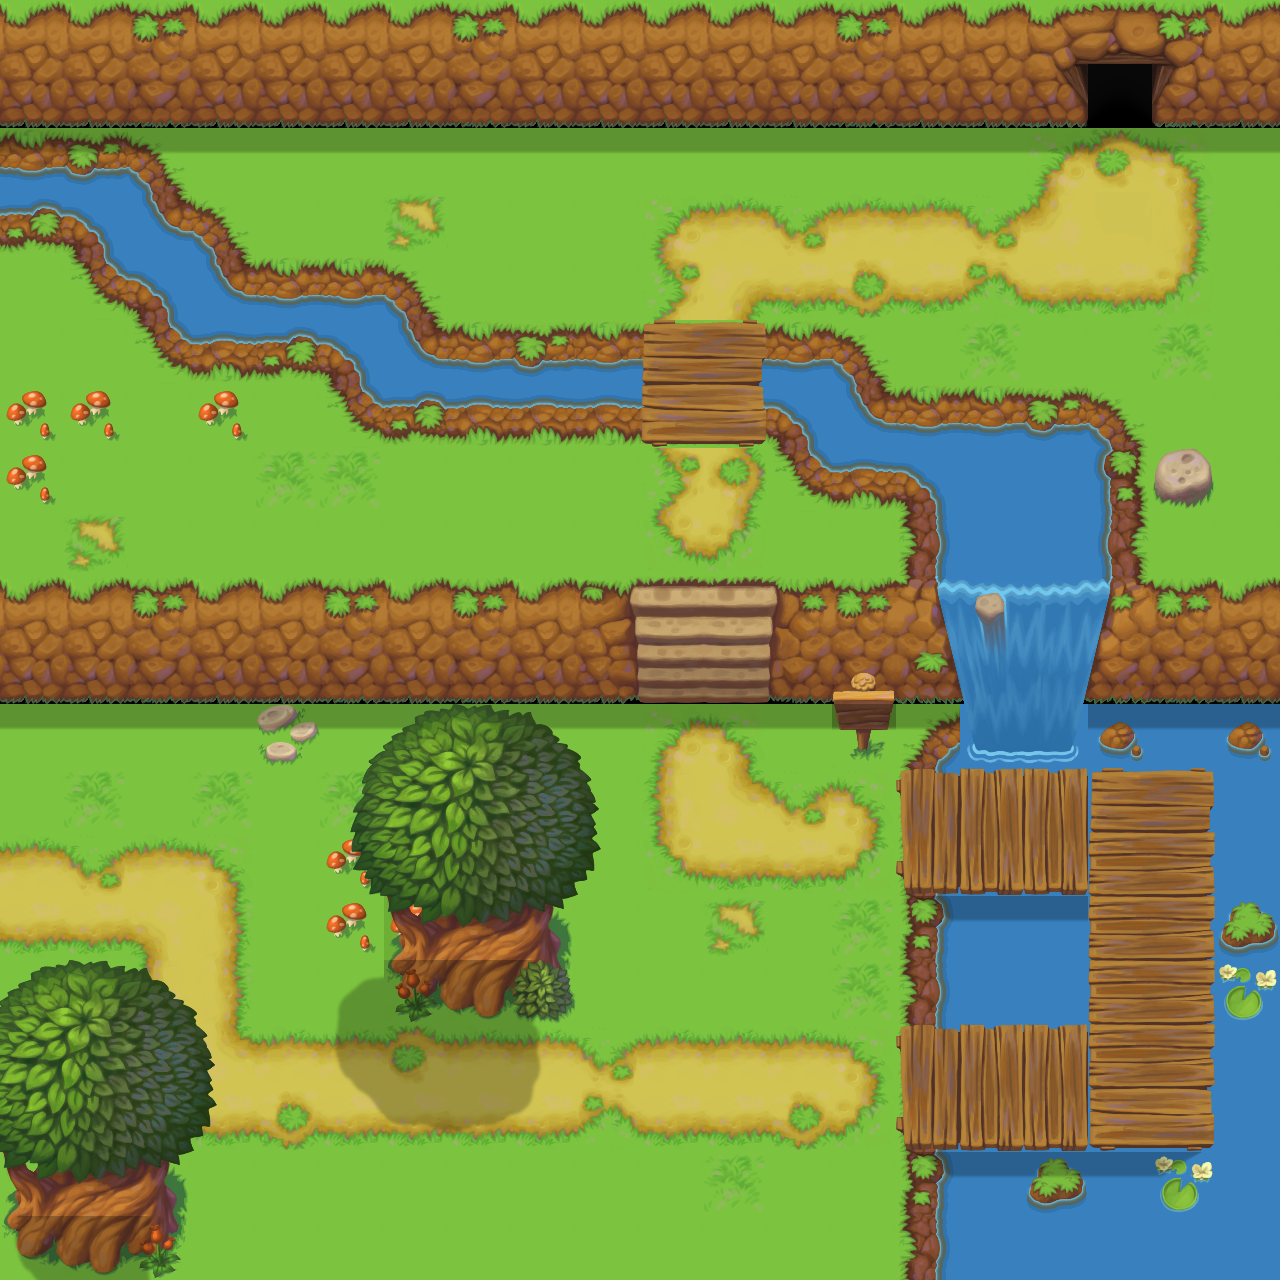

This is a level from a 2D game, rendered from its Tiled map with the project's own tilesets. A one-line summary and the complete map file follow:
An orthogonal 20x20 tile map with 64x64 px tiles, 4 tile layers (Kachelebene 1, deko, mehr deko, schatten), 4 tilesets.

<map version="1.2" tiledversion="1.2.3" orientation="orthogonal" renderorder="right-down" width="20" height="20" tilewidth="64" tileheight="64" infinite="0" nextlayerid="5" nextobjectid="1">
 <tileset firstgid="1" source="Grassland@64x64.tsx" />
 <tileset firstgid="257" source="Water@64x64.tsx" />
 <tileset firstgid="513" source="Waterfall@64x64.tsx" />
 <tileset firstgid="641" source="Shadows@64x64.tsx" />
 <layer id="1" name="Kachelebene 1" width="20" height="20">
  <data encoding="csv">
147,147,148,147,147,147,147,148,147,147,147,147,147,148,147,147,236,237,238,147,
163,163,164,163,163,163,163,164,163,163,163,163,163,164,163,163,252,253,254,163,
124,125,126,18,18,18,18,18,18,18,18,18,18,18,18,18,1,3,5,18,
172,128,143,126,18,18,19,18,18,18,1,2,4,2,2,4,23,51,21,18,
18,171,128,143,124,124,126,18,18,18,17,6,68,67,68,66,68,68,69,18,
18,18,171,173,172,128,143,124,125,124,124,124,141,66,18,20,18,18,20,18,
18,18,18,18,18,171,172,173,173,173,173,173,141,141,141,141,141,18,18,18,
18,18,18,18,20,20,18,18,18,18,17,37,18,18,18,141,141,18,18,18,
18,19,18,18,18,18,18,18,18,18,65,69,18,18,18,141,141,20,18,18,
147,147,148,147,147,148,147,148,147,87,88,88,89,148,565,566,567,568,148,147,
163,163,164,163,163,164,163,164,163,103,104,104,105,164,581,582,583,584,164,163,
18,18,18,18,18,18,18,18,18,18,1,5,18,18,123,141,141,141,141,141,
18,20,18,20,18,20,18,70,70,18,49,0,0,5,139,141,141,141,141,141,
2,2,2,5,18,18,18,18,20,18,65,68,68,68,139,141,141,141,141,141,
68,68,7,21,18,18,70,70,18,18,18,19,18,20,155,141,141,141,141,141,
18,18,49,21,18,18,18,18,18,18,18,18,18,20,139,141,141,141,141,141,
18,18,49,22,2,2,2,2,2,2,2,2,2,5,139,141,141,141,141,141,
18,20,65,68,68,68,68,68,68,68,68,68,68,69,139,141,141,141,141,141,
18,18,18,18,18,18,18,18,18,18,18,20,18,18,155,141,141,141,141,141,
18,18,18,18,18,18,18,18,18,18,18,18,18,18,139,141,141,141,141,141
</data>
 </layer>
 <layer id="2" name="deko" width="20" height="20">
  <data encoding="csv">
0,0,0,0,0,0,0,0,0,0,0,0,0,0,0,0,0,0,0,0,
0,0,0,0,0,0,0,0,0,0,0,0,0,0,0,0,0,0,0,0,
0,0,0,0,0,0,0,0,0,0,0,0,0,0,0,0,0,0,0,0,
0,0,0,0,0,0,0,0,0,0,0,0,0,0,0,0,0,0,0,0,
0,0,0,0,0,0,0,0,0,0,0,0,0,0,0,0,0,0,0,0,
0,0,0,0,0,0,0,0,0,0,75,76,124,126,0,0,0,0,0,0,
35,35,0,35,0,0,0,173,173,173,107,108,128,143,124,124,125,126,0,0,
35,0,0,0,0,0,0,0,0,0,0,0,171,173,128,0,0,158,115,0,
0,0,0,0,0,0,0,0,0,0,0,0,0,0,139,0,0,142,0,0,
0,0,0,0,0,0,0,0,0,0,0,0,0,0,187,188,189,190,0,0,
0,0,0,0,0,0,0,0,0,0,0,0,0,90,203,204,205,206,0,0,
0,0,0,0,34,177,669,669,669,181,0,0,0,669,219,220,221,140,0,140,
0,0,0,0,0,193,194,195,196,197,0,22,4,0,56,57,57,75,76,0,
0,4,0,0,0,35,35,211,212,213,0,0,0,69,72,73,73,91,92,0,
0,0,0,0,0,35,35,227,228,0,0,0,0,0,0,0,0,91,92,156,
178,179,180,181,0,241,242,243,244,0,0,0,0,0,0,0,0,91,92,157,
194,195,196,197,0,0,3,0,0,4,0,0,0,0,56,57,57,91,92,0,
210,211,212,213,67,0,0,0,0,66,0,0,67,0,72,73,73,107,108,0,
226,227,228,0,0,0,0,0,0,0,0,0,0,0,0,0,156,0,157,0,
242,243,244,0,0,0,0,0,0,0,0,0,0,0,0,0,0,0,0,0
</data>
 </layer>
 <layer id="3" name="mehr deko" width="20" height="20">
  <data encoding="csv">
0,0,0,0,0,0,0,0,0,0,0,0,0,0,0,0,0,0,0,0,
0,0,0,0,0,0,0,0,0,0,0,0,0,0,0,0,0,0,0,0,
0,0,0,0,0,0,0,0,0,0,0,0,0,0,0,0,0,0,0,0,
0,0,0,0,0,0,0,0,0,0,0,0,0,0,0,0,0,0,0,0,
0,0,0,0,0,0,0,0,0,0,0,0,0,0,0,0,0,0,0,0,
0,0,0,0,0,0,0,0,0,0,0,0,0,0,0,0,0,0,0,0,
0,0,0,0,0,0,0,0,0,0,0,0,0,0,0,0,0,0,0,0,
0,0,0,0,0,0,0,0,0,0,0,0,0,0,0,0,0,0,0,0,
0,0,0,0,0,0,0,0,0,0,0,0,0,0,0,0,0,0,0,0,
0,0,0,0,0,0,0,0,0,0,0,0,0,0,0,0,0,0,0,0,
0,0,0,0,0,0,0,0,0,0,0,0,0,90,0,0,0,0,0,0,
0,0,0,0,0,177,178,179,180,181,0,0,0,106,0,0,0,0,0,0,
0,0,0,0,0,193,194,0,0,0,0,0,0,0,0,0,0,0,0,0,
0,0,0,0,0,209,210,0,0,0,0,0,0,0,0,0,0,0,0,0,
0,0,0,0,0,0,226,0,0,0,0,0,0,0,0,0,0,0,0,0,
0,0,0,0,0,0,229,0,116,0,0,0,0,0,0,0,0,0,0,0,
0,0,0,0,0,0,0,0,0,0,0,0,0,0,0,0,0,0,0,0,
0,0,0,0,0,0,0,0,0,0,0,0,0,0,0,0,0,0,0,0,
0,0,0,0,0,0,0,0,0,0,0,0,0,0,0,0,0,0,0,0,
0,0,229,0,0,0,0,0,0,0,0,0,0,0,0,0,0,0,0,0
</data>
 </layer>
 <layer id="4" name="schatten" width="20" height="20">
  <data encoding="csv">
0,0,0,0,0,0,0,0,0,0,0,0,0,0,0,0,0,0,0,0,
0,0,0,0,0,0,0,0,0,0,0,0,0,0,0,0,0,0,0,0,
669,669,669,669,669,669,669,669,669,669,669,669,669,669,669,669,669,645,669,669,
0,0,0,0,0,0,0,0,0,0,0,0,0,0,0,0,0,0,0,0,
0,0,0,0,0,0,0,0,0,0,0,0,0,0,0,0,0,0,0,0,
0,0,0,0,0,0,0,0,0,0,0,0,0,0,0,0,0,0,0,0,
0,0,0,0,0,0,0,0,0,0,0,0,0,0,0,0,0,0,0,0,
0,0,0,0,0,0,0,0,0,0,0,0,0,0,0,0,0,0,0,0,
0,0,0,0,0,0,0,0,0,0,0,0,0,0,0,0,0,0,0,0,
0,0,0,0,0,0,0,0,0,0,0,0,0,0,0,0,0,0,0,0,
0,0,0,0,0,0,0,0,0,0,0,0,0,0,0,0,0,0,0,0,
669,669,669,669,669,669,0,0,0,669,669,669,669,669,669,0,0,669,669,669,
0,0,0,0,0,0,0,0,0,0,0,0,0,0,0,0,0,0,0,0,
0,0,0,0,0,0,0,0,0,0,0,0,0,0,0,0,0,0,0,0,
0,0,0,0,0,0,0,0,0,0,0,0,0,0,668,669,669,0,0,0,
0,0,0,0,0,641,650,654,655,0,0,0,0,0,0,0,0,0,0,0,
0,0,0,0,0,649,653,654,655,0,0,0,0,0,0,0,0,0,0,0,
0,0,0,0,0,657,661,662,663,0,0,0,0,0,0,0,0,0,0,0,
0,0,0,0,0,0,0,0,0,0,0,0,0,0,668,669,669,669,670,0,
649,650,651,0,0,0,0,0,0,0,0,0,0,0,0,0,0,0,0,0
</data>
 </layer>
</map>
